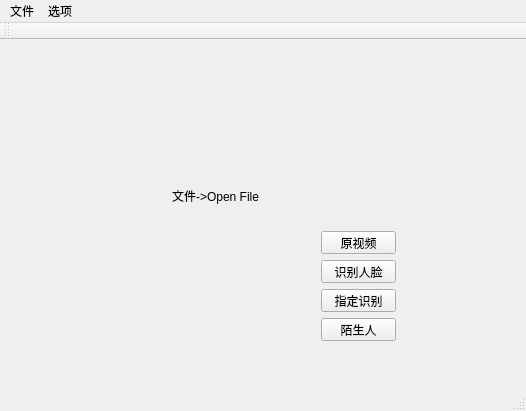
<?xml version="1.0" encoding="UTF-8"?>
<ui version="4.0">
 <class>findPeopleWindow</class>
 <widget class="QMainWindow" name="findPeopleWindow">
  <property name="geometry">
   <rect>
    <x>0</x>
    <y>0</y>
    <width>526</width>
    <height>411</height>
   </rect>
  </property>
  <property name="windowTitle">
   <string>findPeopleWindow</string>
  </property>
  <property name="toolTip">
   <string>视频窗口.</string>
  </property>
  <widget class="QWidget" name="centralWidget">
   <widget class="QLabel" name="videoLabel">
    <property name="geometry">
     <rect>
      <x>0</x>
      <y>0</y>
      <width>431</width>
      <height>311</height>
     </rect>
    </property>
    <property name="statusTip">
     <string/>
    </property>
    <property name="whatsThis">
     <string/>
    </property>
    <property name="text">
     <string>文件-&gt;Open File</string>
    </property>
    <property name="alignment">
     <set>Qt::AlignCenter</set>
    </property>
   </widget>
   <widget class="QPushButton" name="originalButton">
    <property name="geometry">
     <rect>
      <x>321</x>
      <y>191</y>
      <width>75</width>
      <height>23</height>
     </rect>
    </property>
    <property name="toolTip">
     <string/>
    </property>
    <property name="statusTip">
     <string/>
    </property>
    <property name="whatsThis">
     <string/>
    </property>
    <property name="text">
     <string>原视频</string>
    </property>
   </widget>
   <widget class="QPushButton" name="recognizeButton">
    <property name="geometry">
     <rect>
      <x>321</x>
      <y>220</y>
      <width>75</width>
      <height>23</height>
     </rect>
    </property>
    <property name="text">
     <string>识别人脸</string>
    </property>
   </widget>
   <widget class="QPushButton" name="specifiedButton">
    <property name="geometry">
     <rect>
      <x>321</x>
      <y>249</y>
      <width>75</width>
      <height>23</height>
     </rect>
    </property>
    <property name="text">
     <string>指定识别</string>
    </property>
   </widget>
   <widget class="QPushButton" name="strangerButton">
    <property name="geometry">
     <rect>
      <x>321</x>
      <y>278</y>
      <width>75</width>
      <height>23</height>
     </rect>
    </property>
    <property name="text">
     <string>陌生人</string>
    </property>
   </widget>
  </widget>
  <widget class="QMenuBar" name="menuBar">
   <property name="geometry">
    <rect>
     <x>0</x>
     <y>0</y>
     <width>526</width>
     <height>23</height>
    </rect>
   </property>
   <widget class="QMenu" name="menu">
    <property name="title">
     <string>文件</string>
    </property>
    <addaction name="actionOpen_File"/>
    <addaction name="actionStrangers"/>
    <addaction name="actionRegisteredPeoples"/>
   </widget>
   <widget class="QMenu" name="menu_2">
    <property name="title">
     <string>选项</string>
    </property>
    <addaction name="actionConfigure"/>
   </widget>
   <addaction name="menu"/>
   <addaction name="menu_2"/>
  </widget>
  <widget class="QToolBar" name="mainToolBar">
   <attribute name="toolBarArea">
    <enum>TopToolBarArea</enum>
   </attribute>
   <attribute name="toolBarBreak">
    <bool>false</bool>
   </attribute>
  </widget>
  <widget class="QStatusBar" name="statusBar"/>
  <action name="actionOpen_File">
   <property name="text">
    <string>Open File ...</string>
   </property>
  </action>
  <action name="actionConfigure">
   <property name="text">
    <string>configure ...</string>
   </property>
  </action>
  <action name="actionStrangers">
   <property name="text">
    <string>Strangers ...</string>
   </property>
  </action>
  <action name="actionRegisteredPeoples">
   <property name="text">
    <string>Registered Peoples ...</string>
   </property>
  </action>
 </widget>
 <layoutdefault spacing="6" margin="11"/>
 <resources/>
 <connections/>
</ui>
